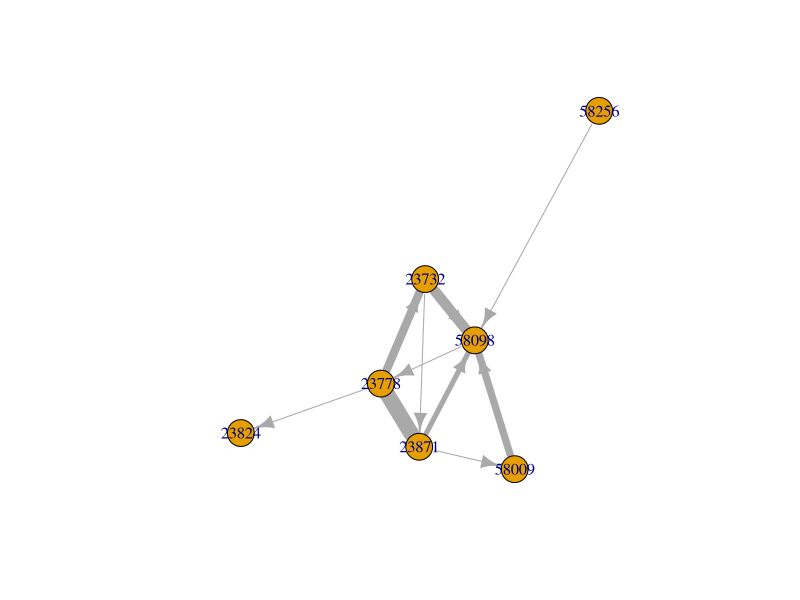
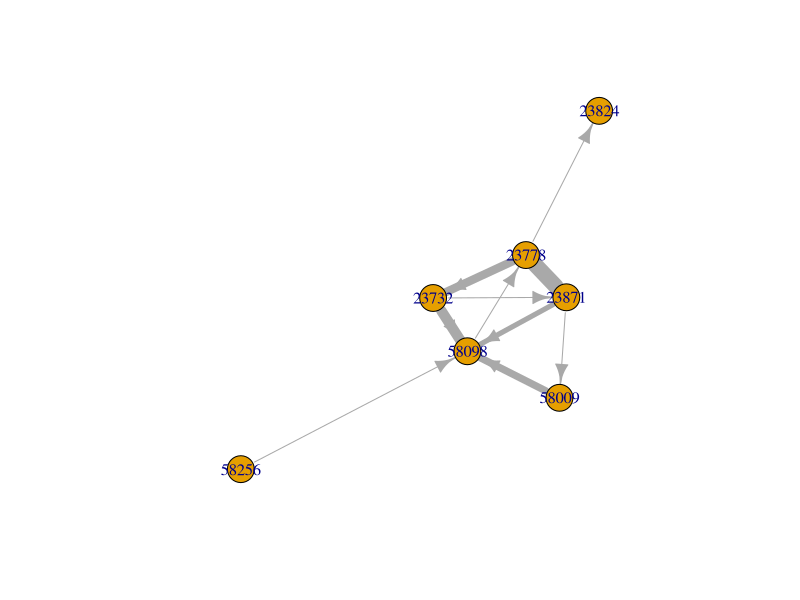

The R script that drew these images, in order:
## ---- chunk 1
setwd("Your directory")
## ---- chunk 2
library(igraph)
## ---- chunk 3
el=read.csv("weights.csv") # read  the 'weights.csv' file
el
## ---- chunk 4
el[,1]=as.character(el[,1]) 
el[,2]=as.character(el[,2])
## ---- chunk 5
el=as.matrix(el) 
## ---- chunk 6
g=graph.edgelist(el[,1:2]) 
E(g)$weight=as.numeric(el[,3]) 
plot(g, edge.width=E(g)$weight)
## ---- chunk 7
el=read.csv('weights.csv')
g2=graph.data.frame(el)
head(g2)
## ---- chunk 8
plot(g, edge.width=E(g2)$weight)
